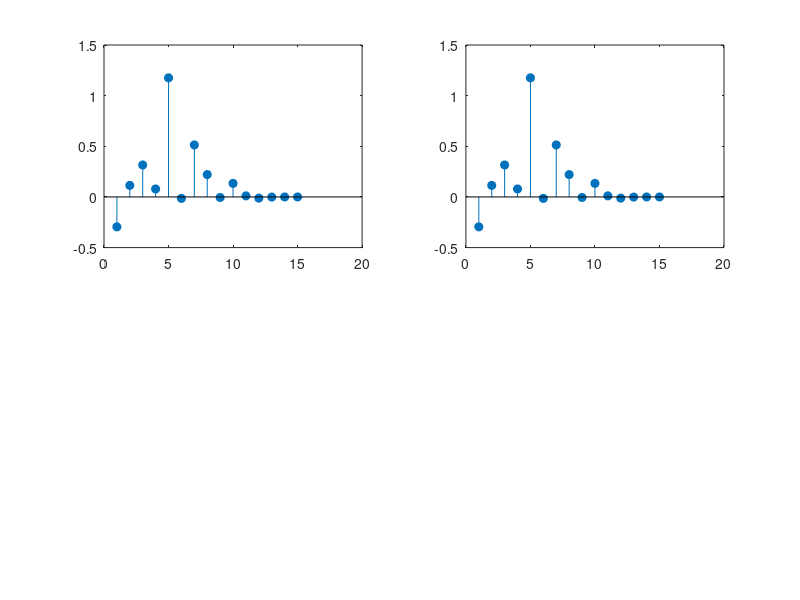

The MATLAB source for this figure:
% tao he thong 1
N = 6;
num1=[2 -0.5 0 0.5];
den1=[1 -0.1 0 0];
h1=impz(num1,den1,N);
% 

num2=[0.3 0 0.2];
den2=[1 0 0.1];
h2 = impz(num2,den2,N);

% Tao tin hieu vao ngau nhien
x=randn(1,5);

% kiem tra tinh giao hoan
y11= conv(x,h1);
y1 = conv(y11,h2);
subplot(2,2,1);
stem(y1,'fill');

y21= conv(x,h2);
y2 = conv(y21,h1);
subplot(2,2,2);
stem(y2,'fill')

%kiem tra tinh ket hop

% cung so chieu moi cong duoc 


